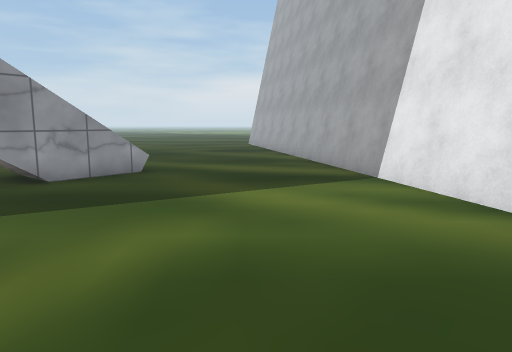
View 1 (above)

17 first-person views from a walk through a Unity game level. The camera is 1.4 m above the floor, tilts 8° down and sees 70° across. The floor is counted in squares, 1 m on a side. Each view is taken from the middle of a square. On the plan, view 1 faces up. The plan holds only what a view shows up to about 16 squares ahead; the rest is blank. The place goes on beyond the plan. Some surface patterns are stand-ins.

View 2
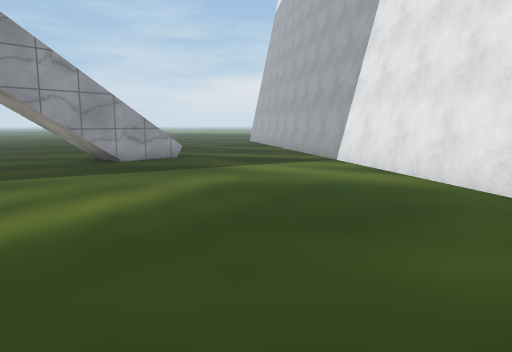

View 3
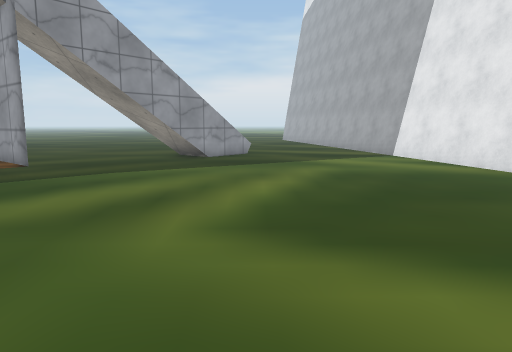

View 4
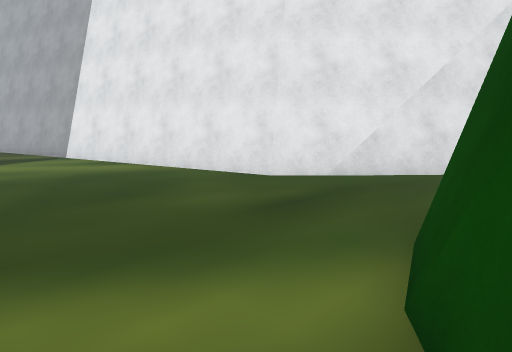

View 5
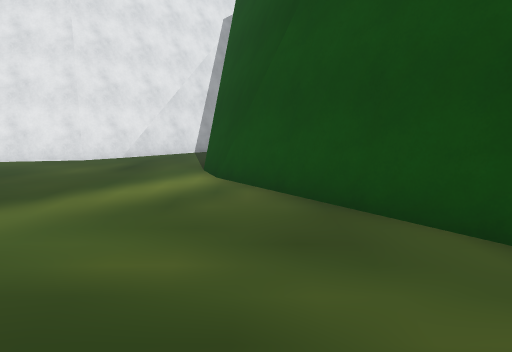

View 6
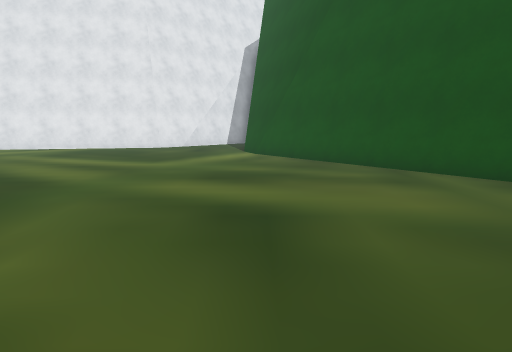

View 7
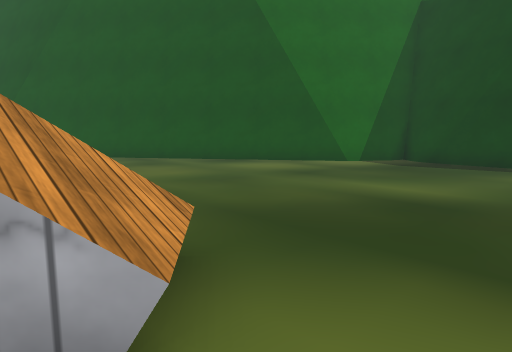

View 8
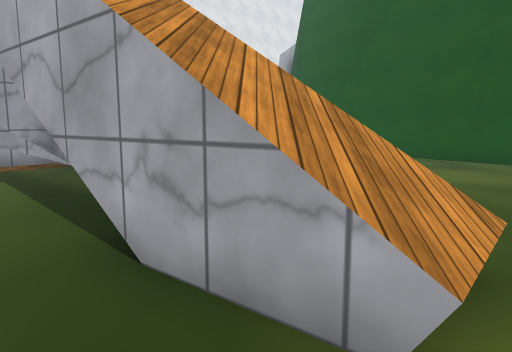

View 9
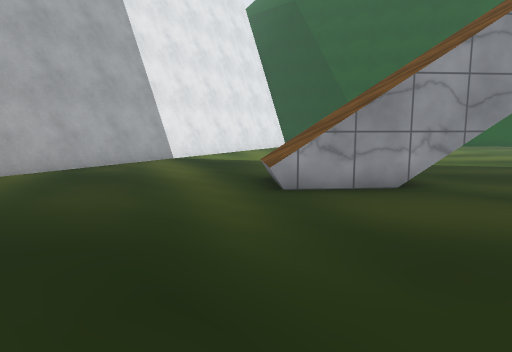

View 10
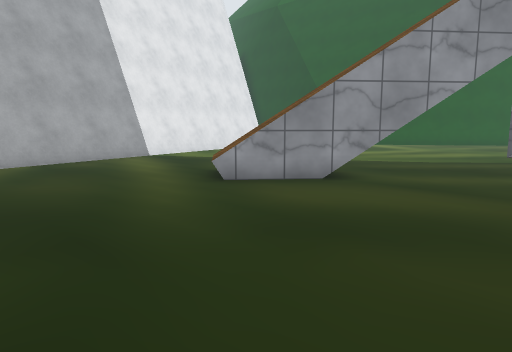

View 11
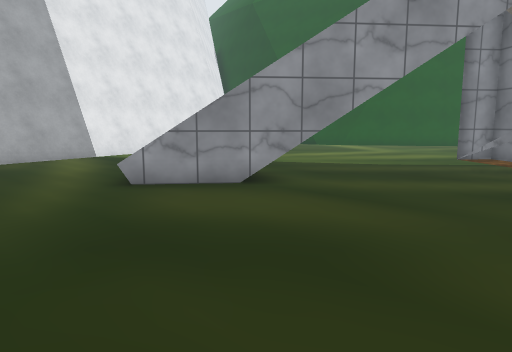

View 12
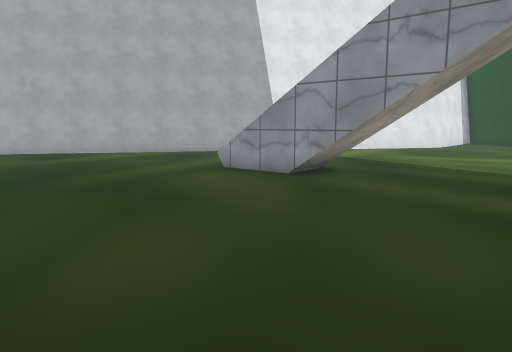

View 13
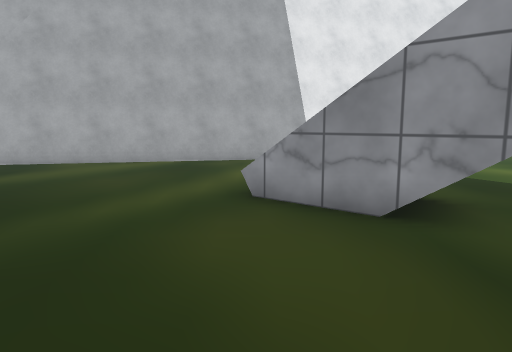

View 14
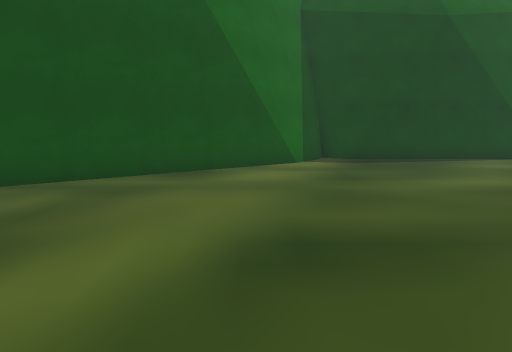

View 15
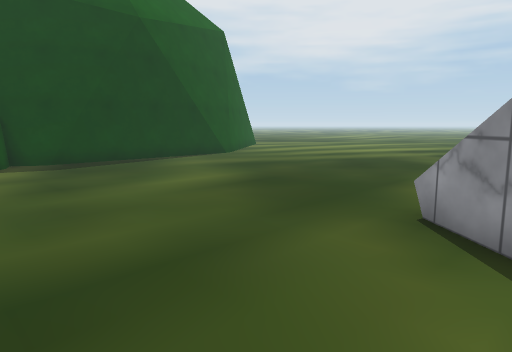

View 16
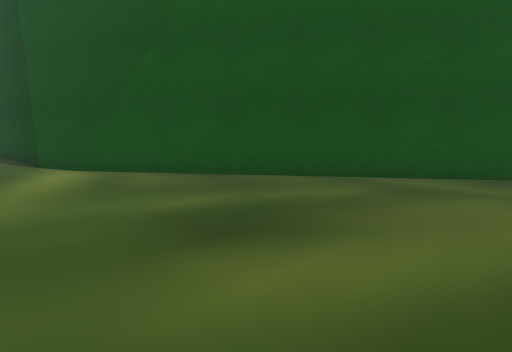

View 17
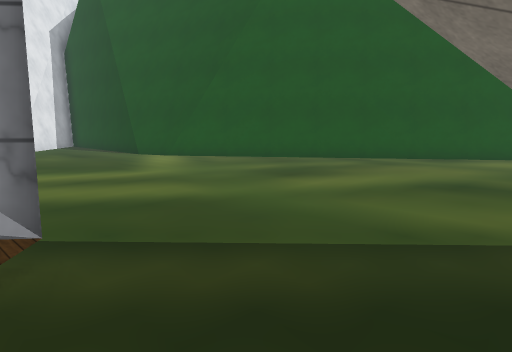

### Floor plan
Key: @ floor where view 1 was taken; # wall or solid block; . main floor; : floor 1.75 m higher than the main floor; + floor 2.25 m higher than the main floor; * floor 2.75 m higher than the main floor; % floor 3.25 m higher than the main floor; & floor 3.5 m higher than the main floor; / step, stairs or slope; = window, fence, low wall or low ledge; v drop or lower ground; T thing the floor can be seen under or through.
Columns run from 20 left of view 1 to 7 right of it. Each row starts with its distance up from view 1.
 18         . .  .........#
 17           ............#
 16        . .............##
 15         ..............##
 14        ................#
 13      ..................#
 12      ..........=.......#
 11    . .........##=......##
 10      ........T#:v......##
  9      .......TT*+........#
  8        .....T&%.........#
  7         ..... ..........##
  6          ...............##
  5          ................#
  4          ##..............#
  3       . .##..............#
  2        ..................##
  1      ....................##
  0     .#/.............@.....##
 -1   ..#/ /..................##
 -2   .#///....................#
 -3 . .///......................
 -4   ///.......................
 -5  ..=........................
 -6 .....................#######
 -7 ...................###
 -8 ..................##
 -9 ................###
-10 ...............##
-11 ..............##
-12 ............###
-13 ...........##
-14 ..........##
-15 ........###
-16 .......##
-17 ######.##
-18     ####

Where each view was taken, in squares from view 1:
view 1: 0 up, 0 right, facing up
view 2: 5 down, 0 right, facing up
view 3: 7 down, 3 left, facing up
view 4: 7 down, 2 left, facing up-right
view 5: 7 down, 9 left, facing right
view 6: 6 down, 17 left, facing right
view 7: 3 down, 20 left, facing down-right
view 8: 3 down, 20 left, facing right
view 9: 18 up, 10 left, facing down-right
view 10: 18 up, 12 left, facing down-right
view 11: 16 up, 13 left, facing down-right
view 12: 11 up, 17 left, facing right
view 13: 12 up, 12 left, facing right
view 14: 2 down, 11 left, facing down
view 15: 3 down, 11 left, facing down-left
view 16: 2 down, 11 left, facing down-right
view 17: 3 up, 14 left, facing down-right
